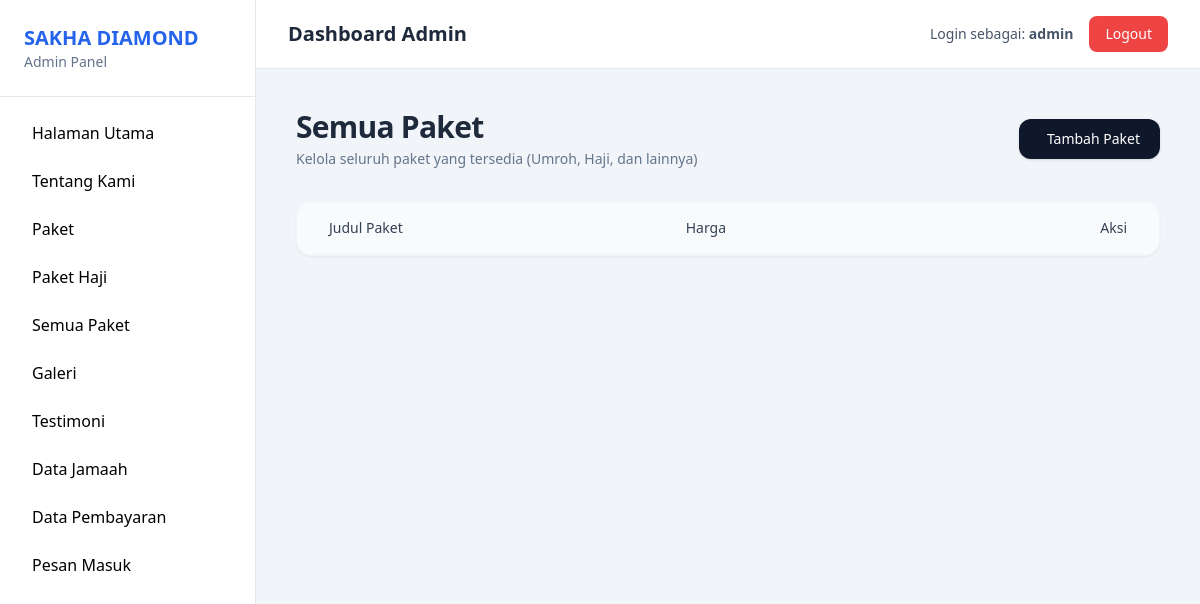
The app's page /Admin/dashboard.php?page=semua_paket (signed in), older data.
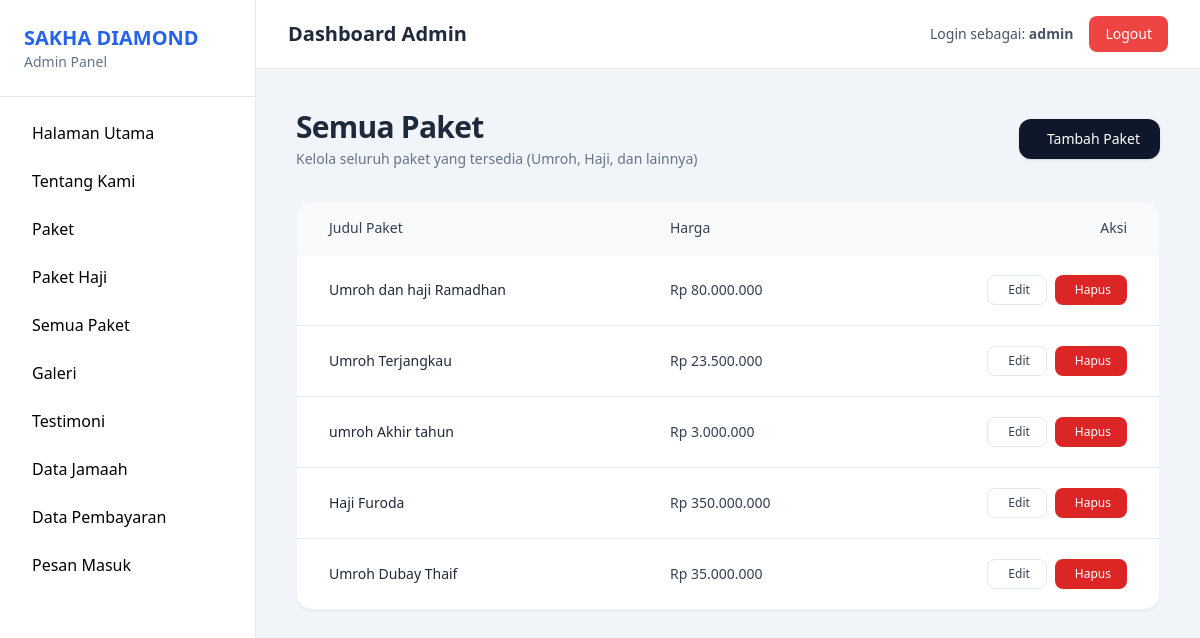
The same page, newer data.
### tables this page shows
CREATE TABLE `semua_paket` (
  `id` int(11) NOT NULL,
  `judul` varchar(150) NOT NULL,
  `durasi` varchar(50) NOT NULL,
  `harga` int(11) NOT NULL,
  `hotel_makkah` varchar(150) NOT NULL,
  `hotel_madinah` varchar(150) NOT NULL,
  `maskapai` varchar(100) NOT NULL,
  `sisa_seat` int(11) NOT NULL,
  `gambar` varchar(150) NOT NULL
);

### Admin/semua_paket.php (the view, shortened to what this page needs)
<?php
include "../config/koneksi.php";
$data = mysqli_query($conn, "SELECT * FROM semua_paket");
?>
<div class="p-2">
    <div class="flex justify-between items-center mb-8">
        <div>
            <h2 class="text-3xl font-semibold text-slate-800 tracking-tight">
                Semua Paket
            </h2>
            <p class="text-sm text-slate-500 mt-1">
                Kelola seluruh paket yang tersedia (Umroh, Haji, dan lainnya)
            </p>
        </div>
        <a href="dashboard.php?page=tambah_semua_paket"
            class="inline-flex items-center gap-2 bg-slate-900 hover:bg-slate-800 text-white px-5 py-2.5 rounded-xl text-sm font-medium shadow transition">
            Tambah Paket
        </a>
    </div>
    <div class="bg-white rounded-2xl shadow-sm border border-slate-100 overflow-hidden">
        <table class="w-full text-sm text-slate-700">
            <thead class="border-b border-slate-100 bg-slate-50">
                <tr>
                    <th class="px-8 py-4 font-medium text-left">Judul Paket</th>
                    <th class="px-8 py-4 font-medium text-left">Harga</th>
                    <th class="px-8 py-4 font-medium text-right">Aksi</th>
                </tr>
            </thead>
            <tbody>
                <?php while ($p = mysqli_fetch_assoc($data)) { ?>
                    <tr class="border-b last:border-0 hover:bg-slate-50 transition">
                        <td class="px-8 py-5 font-medium text-slate-800">
                            <?= htmlspecialchars($p['judul']); ?>
                        </td>
                        <td class="px-8 py-5">
                            Rp <?= number_format($p['harga'], 0, ',', '.'); ?>
                        </td>
                        <td class="px-8 py-5 text-right">
                            <div class="flex justify-end gap-2">
                                <a href="dashboard.php?page=edit_semua_paket&id=<?= $p['id']; ?>"
                                    class="inline-flex items-center gap-1 rounded-lg border border-slate-200 px-4 py-1.5 text-xs font-medium text-slate-700 hover:bg-slate-100 transition">
                                    Edit
                                </a>
                                <a href="hapus_semua_paket.php?id=<?= $p['id']; ?>"
                                    onclick="return confirm('Yakin ingin menghapus paket ini?')"
                                    class="inline-flex items-center gap-1 rounded-lg bg-red-600 px-4 py-1.5 text-xs font-medium text-white hover:bg-red-700 transition">
                                    <i class="fas fa-trash"></i> Hapus
                                </a>
                            </div>
                        </td>
                    </tr>
                <?php } ?>
            </tbody>
        </table>
    </div>
</div>

Row changes from the older to the newer data that the page shows:
added semua_paket: judul "Umroh dan haji Ramadhan", harga "80.000.000"
added semua_paket: judul "Umroh Terjangkau", harga "23.500.000"
added semua_paket: judul "umroh Akhir tahun", harga "3.000.000"
added semua_paket: judul "Haji Furoda", harga "350.000.000"
added semua_paket: judul "Umroh Dubay Thaif", harga "35.000.000"
